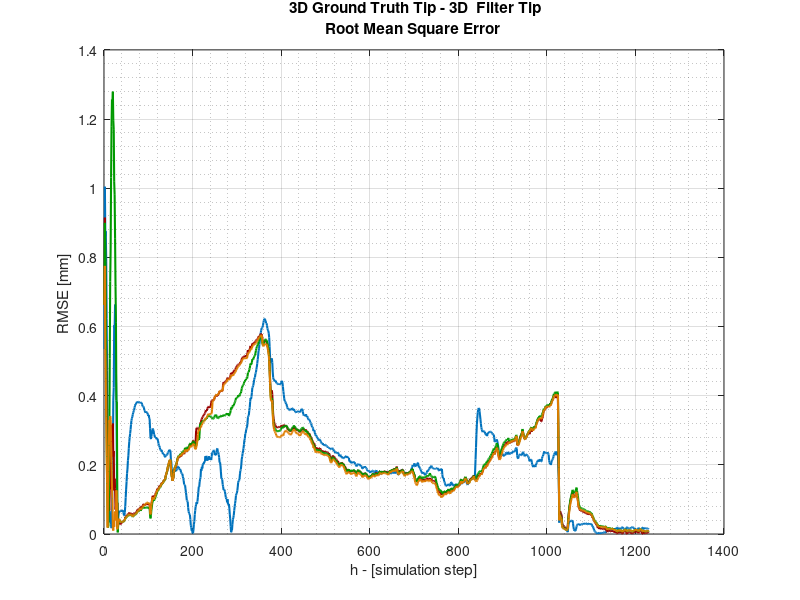
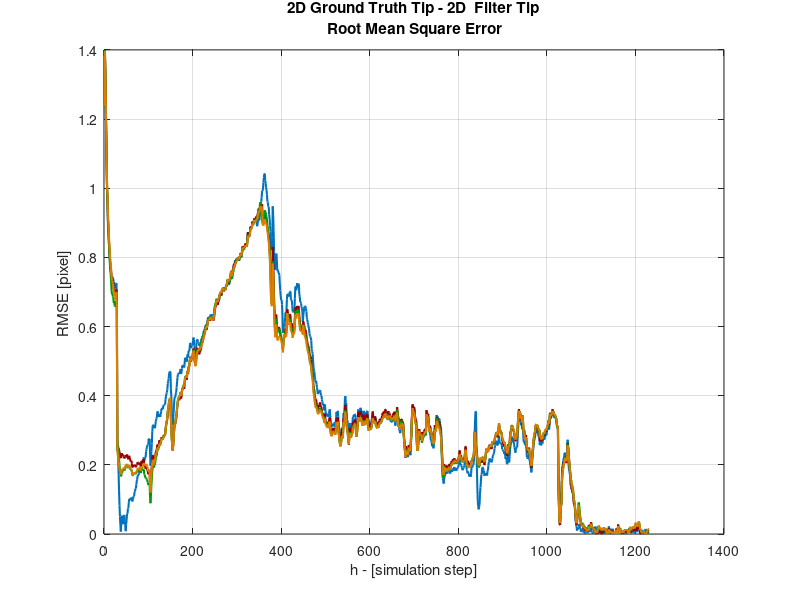
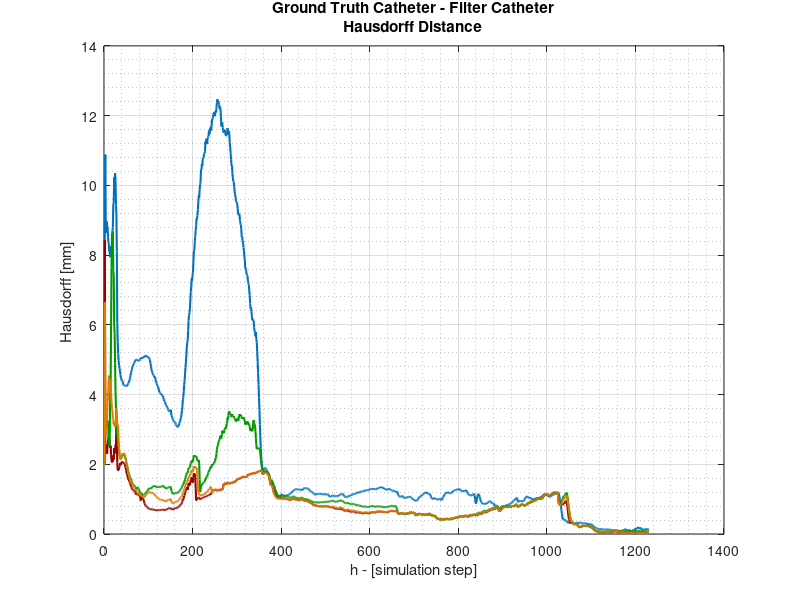
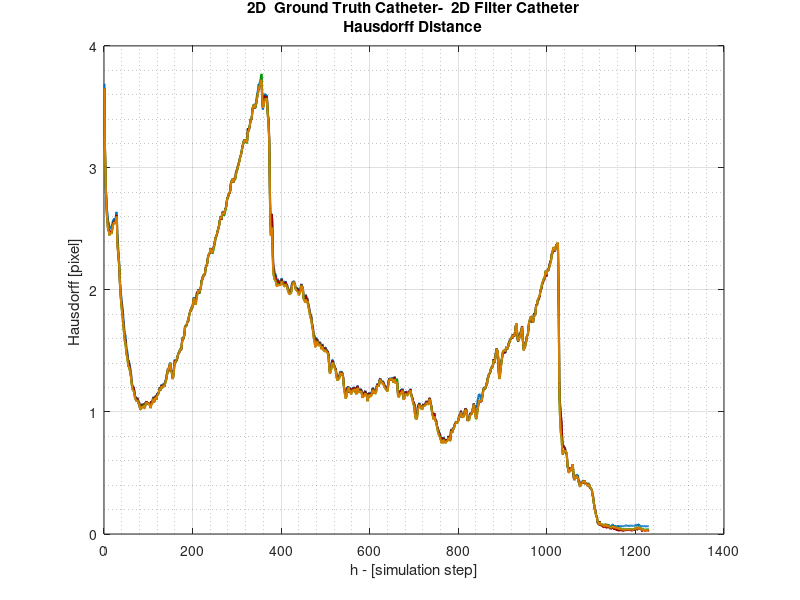

Reproduce these figures in MATLAB, in order.
%%PLOT TIP TOP_RMSE 
% load('TOP_RMSE2d_0.mat','TOP_RMSE2d_0')
clear all
close all 
clc

load TOP_RMSE2d_0.mat
load TOP_RMSE2d_1.mat   
load TOP_RMSE2d_2.mat
load TOP_RMSE2d_3.mat

load TOP_RMSE_0.mat
load TOP_RMSE_1.mat
load TOP_RMSE_2.mat
load TOP_RMSE_3.mat

load TOP_hd_0.mat
load TOP_hd_1.mat
load TOP_hd_2.mat
load TOP_hd_3.mat

load TOP_hd2d_0.mat 
load TOP_hd2d_1.mat 
load TOP_hd2d_2.mat 
load TOP_hd2d_3.mat 

figure(5)
plot(TOP_RMSE_0*1000,'LineWidth',1.5) %blu
hold on
plot(TOP_RMSE_1*1000,'LineWidth',1.5, 'Color',[0.600000023841858 0 0]) %rosso
hold on
plot(TOP_RMSE_2*1000,'LineWidth',1.5, 'Color',[0 0.600000023841858 0]) %verde
hold on
plot(TOP_RMSE_3*1000,'LineWidth',1.5, 'Color',[0.87058824300766 0.490196079015732 0]) %giallo
grid on
grid minor
xlabel('h - [simulation step]') % x-axis label
ylabel('RMSE [mm] ') % y-axis label
title( {' 3D Ground Truth Tip - 3D  Filter Tip';'Root Mean Square Error'  }) ;

figure(6)
plot(TOP_RMSE2d_0,'LineWidth',1.5)
hold on
plot(TOP_RMSE2d_1, 'LineWidth',1.5, 'Color',[0.600000023841858 0 0]) %rosso 
hold on
plot(TOP_RMSE2d_2, 'LineWidth',1.5, 'Color',[0 0.600000023841858 0])
%verde 
hold on
plot(TOP_RMSE2d_3, 'LineWidth',1.5, 'Color',[0.87058824300766 0.490196079015732 0]) %giallo
grid on
xlabel('h - [simulation step]') % x-axis label
ylabel('RMSE [pixel] ') % y-axis label
title( {'2D Ground Truth Tip - 2D  Filter Tip'; ' Root Mean Square Error' }) ;


figure(7)
plot(TOP_hd_0*1000,'LineWidth',1.5)
hold on
plot(TOP_hd_1*1000, 'LineWidth',1.5, 'Color',[0.600000023841858 0 0]) %rosso)
hold on
plot(TOP_hd_2*1000, 'LineWidth',1.5, 'Color',[0 0.600000023841858 0])
hold on
plot(TOP_hd_3*1000, 'LineWidth',1.5, 'Color',[0.87058824300766 0.490196079015732 0])
grid on
grid minor
xlabel('h - [simulation step]') % x-axis label
ylabel('Hausdorff [mm] ') % y-axis label
title( {'Ground Truth Catheter - Filter Catheter';'Hausdorff Distance'  }) ;

figure(8)
plot(TOP_hd2d_0,'LineWidth',1.5)
hold on
plot(TOP_hd2d_1, 'LineWidth',1.5, 'Color',[0.600000023841858 0 0]) %rosso)
hold on
plot(TOP_hd2d_2, 'LineWidth',1.5, 'Color',[0 0.600000023841858 0])
hold on
plot(TOP_hd2d_3, 'LineWidth',1.5, 'Color',[0.87058824300766 0.490196079015732 0])
grid on
grid minor
xlabel('h - [simulation step]') % x-axis label
ylabel('Hausdorff [pixel] ') % y-axis label
title( {'2D  Ground Truth Catheter-  2D Filter Catheter';'Hausdorff Distance' }) ;
